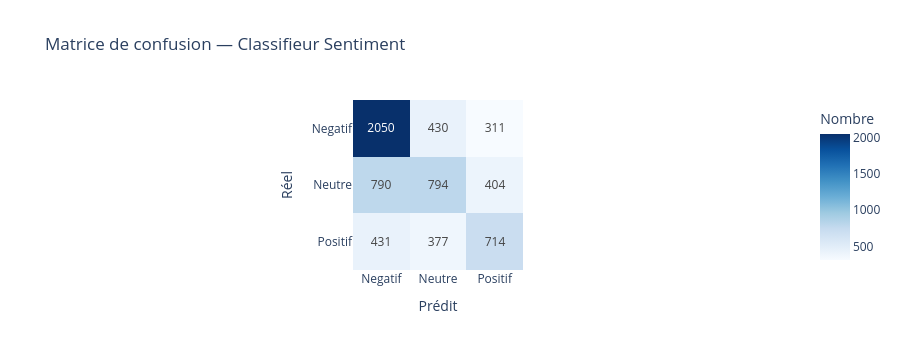

The notebook cell saved with this chart:
### Code cell
# Matrice de confusion
cm = confusion_matrix(y_test, y_pred, labels=['Negatif', 'Neutre', 'Positif'])
fig = px.imshow(
    cm,
    x=['Negatif', 'Neutre', 'Positif'],
    y=['Negatif', 'Neutre', 'Positif'],
    color_continuous_scale='Blues',
    title='Matrice de confusion — Classifieur Sentiment',
    labels=dict(x='Prédit', y='Réel', color='Nombre'),
    text_auto=True, height=350
)
fig.show()

### Figure 1 — Plotly figure (JSON) as saved in the notebook; plotly's stock layout.template omitted (floating-point values rounded to 4 significant figures)
{"data": [{"coloraxis": "coloraxis", "hovertemplate": "Prédit: %{x}<br>Réel: %{y}<br>Nombre: %{z}<extra></extra>", "name": "0", "texttemplate": "%{z}", "type": "heatmap", "x": ["Negatif", "Neutre", "Positif"], "xaxis": "x", "y": ["Negatif", "Neutre", "Positif"], "yaxis": "y", "z": [[2050, 430, 311], [790, 794, 404], [431, 377, 714]]}], "layout": {"coloraxis": {"colorbar": {"title": {"text": "Nombre"}}, "colorscale": [[0, "rgb(247,251,255)"], [0.125, "rgb(222,235,247)"], [0.25, "rgb(198,219,239)"], [0.375, "rgb(158,202,225)"], [0.5, "rgb(107,174,214)"], [0.625, "rgb(66,146,198)"], [0.75, "rgb(33,113,181)"], [0.875, "rgb(8,81,156)"], [1, "rgb(8,48,107)"]]}, "height": 350, "title": {"text": "Matrice de confusion — Classifieur Sentiment"}, "xaxis": {"anchor": "y", "constrain": "domain", "domain": [0, 1], "scaleanchor": "y", "title": {"text": "Prédit"}}, "yaxis": {"anchor": "x", "autorange": "reversed", "constrain": "domain", "domain": [0, 1], "title": {"text": "Réel"}}}}
